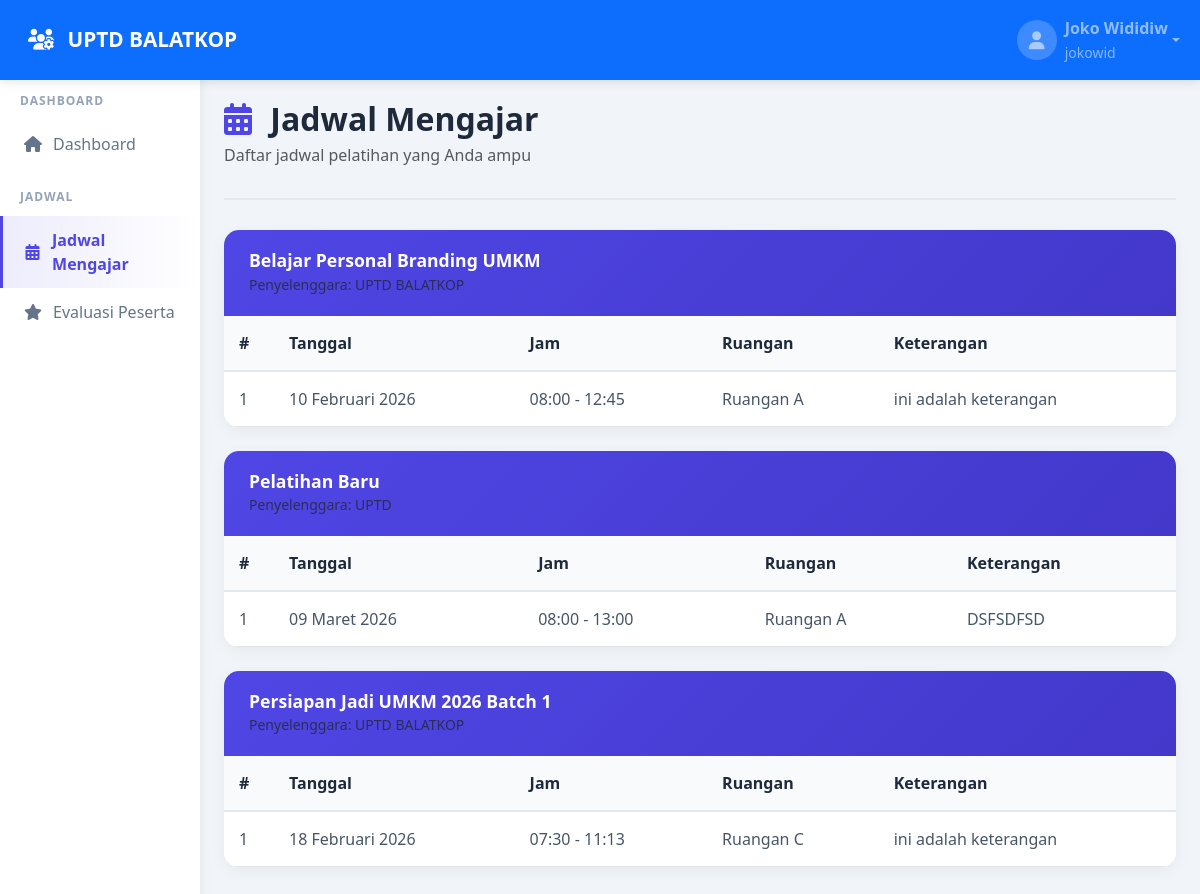
The app's page /Instruktur/jadwal.php (signed in) with its own data.
### tables this page shows
CREATE TABLE `jadwal` (
  `id` int(11) NOT NULL,
  `pelatihan_id` int(11) NOT NULL,
  `tanggal` date NOT NULL,
  `jam_mulai` time NOT NULL,
  `jam_selesai` time NOT NULL,
  `ruangan_id` int(11) NOT NULL,
  `lokasi` varchar(150) NOT NULL,
  `keterangan` text DEFAULT NULL,
  `created_at` timestamp NULL DEFAULT current_timestamp(),
  `updated_at` timestamp NULL DEFAULT current_timestamp() ON UPDATE current_timestamp()
);

CREATE TABLE `pelatihan` (
  `id` int(11) NOT NULL,
  `nama_pelatihan` varchar(100) NOT NULL,
  `penyelenggara` varchar(100) DEFAULT NULL,
  `kuota` int(11) DEFAULT NULL,
  `created_at` timestamp NULL DEFAULT current_timestamp(),
  `instruktur_id` int(11) DEFAULT NULL
);

CREATE TABLE `ruangan` (
  `id` int(11) NOT NULL,
  `nama_ruangan` varchar(100) NOT NULL,
  `kapasitas` int(11) NOT NULL,
  `keterangan` text DEFAULT NULL,
  `created_at` timestamp NULL DEFAULT current_timestamp()
);

### config.php (called while the page is built, shortened)
<?php
function format_tanggal($date) {
    $bulan = [
        1 => 'Januari', 'Februari', 'Maret', 'April', 'Mei', 'Juni',
        'Juli', 'Agustus', 'September', 'Oktober', 'November', 'Desember'
    ];
    $timestamp = strtotime($date);
    $d = date('d', $timestamp);
    $m = date('n', $timestamp);
    $y = date('Y', $timestamp);
    return $d . ' ' . $bulan[$m] . ' ' . $y;
}
?>

### Instruktur/jadwal.php (the view, shortened to what this page needs)
<?php
require_once '../config.php';
$conn = getConnection();
$instruktur_id = (int) $_SESSION['user_id'];
$pelatihanData = [];
$stmt = $conn->prepare("
    SELECT
        pl.id AS pelatihan_id,
        pl.nama_pelatihan,
        pl.penyelenggara,
        j.tanggal,
        j.jam_mulai,
        j.jam_selesai,
        r.nama_ruangan AS lokasi,
        j.keterangan
    FROM pelatihan pl
    LEFT JOIN jadwal j ON j.pelatihan_id = pl.id
    LEFT JOIN ruangan r ON j.ruangan_id = r.id
    WHERE pl.instruktur_id = ?
    ORDER BY pl.nama_pelatihan, j.tanggal ASC, j.jam_mulai ASC
");
$stmt->bind_param("i", $instruktur_id);
$stmt->execute();
$result = $stmt->get_result();
while ($row = $result->fetch_assoc()) {
    $pid = $row['pelatihan_id'];
    if (!isset($pelatihanData[$pid])) {
        $pelatihanData[$pid] = [
            'nama_pelatihan' => $row['nama_pelatihan'],
            'penyelenggara'  => $row['penyelenggara'],
            'jadwal'         => []
        ];
    }
    if ($row['tanggal']) {
        $pelatihanData[$pid]['jadwal'][] = $row;
    }
}
?>
<!DOCTYPE html>
<html lang="id">
<head>
    <link href="https://cdn.jsdelivr.net/npm/bootstrap@5.3.0/dist/css/bootstrap.min.css" rel="stylesheet">
    <link rel="stylesheet" href="https://cdnjs.cloudflare.com/ajax/libs/font-awesome/6.4.0/css/all.min.css">
    <link rel="stylesheet" href="../assets/css/style.css">
</head>
<body>
<?php include '../includes/navbar.php'; ?>
<div class="container-fluid">
    <div class="row">
        <?php include '../includes/sidebar.php'; ?>
        <main class="col-md-9 ms-sm-auto col-lg-10 px-md-4 main-content">
            <div class="page-header">
                <h1><i class="fas fa-calendar-alt"></i> Jadwal Mengajar</h1>
                <p class="text-muted">Daftar jadwal pelatihan yang Anda ampu</p>
            </div>
            <?php if (empty($pelatihanData)): ?>
                <div class="alert alert-info">
                    <i class="fas fa-info-circle"></i>
                    Anda belum memiliki jadwal pelatihan
                </div>
            <?php else: ?>
                <?php foreach ($pelatihanData as $pelatihan): ?>
                    <div class="content-card mb-4">
                        <div class="card-header">
                            <h5 class="mb-0">
                                <?php echo htmlspecialchars($pelatihan['nama_pelatihan']); ?>
                            </h5>
                            <small class="text-muted">
                                Penyelenggara: <?php echo htmlspecialchars($pelatihan['penyelenggara'] ?: '-'); ?>
                            </small>
                        </div>
                        <div class="table-responsive">
                            <table class="table table-hover mb-0">
                                <thead>
                                    <tr>
                                        <th width="50">#</th>
                                        <th>Tanggal</th>
                                        <th>Jam</th>
                                        <th>Ruangan</th>
                                        <th>Keterangan</th>
                                    </tr>
                                </thead>
                                <tbody>
                                    <?php if (!empty($pelatihan['jadwal'])): ?>
                                        <?php $no = 1; ?>
                                        <?php foreach ($pelatihan['jadwal'] as $j): ?>
                                            <tr>
                                                <td><?= $no++; ?></td>
                                                <td><?= format_tanggal($j['tanggal']); ?></td>
                                                <td>
                                                    <?= substr($j['jam_mulai'], 0, 5); ?> -
                                                    <?= substr($j['jam_selesai'], 0, 5); ?>
                                                </td>
                                                <td><?= htmlspecialchars($j['lokasi']); ?></td>
                                                <td><?= htmlspecialchars($j['keterangan'] ?: '-'); ?></td>
                                            </tr>
                                        <?php endforeach; ?>
                                    <?php endif; ?>
                                </tbody>
                            </table>
                        </div>
                    </div>
                <?php endforeach; ?>
            <?php endif; ?>
        </main>
    </div>
</div>
</body>
</html>

### assets/css/style.css (style rules this page uses)
:root { --primary: #4f46e5; --primary-dark: #4338ca; --secondary: #06b6d4; --success: #10b981; --danger: #ef4444; --warning: #f59e0b; --info: #3b82f6; --dark: #1e293b; --light: #f8fafc; --sidebar-width: 250px; }
* { margin: 0; padding: 0; box-sizing: border-box; }
body { font-family: 'Segoe UI', Tahoma, Geneva, Verdana, sans-serif; background-color: #f1f5f9; overflow-x: hidden; }
.main-content { margin-top: 20px; padding-bottom: 40px; }
.page-header { margin-bottom: 30px; padding-bottom: 15px; border-bottom: 2px solid #e2e8f0; }
.page-header h1 { font-size: 2rem; font-weight: 700; color: var(--dark); margin-bottom: 5px; }
.page-header h1 i { color: var(--primary); margin-right: 10px; }
.content-card { background: white; border-radius: 15px; box-shadow: 0 4px 15px rgba(0,0,0,0.05); margin-bottom: 30px; overflow: hidden; animation: fadeInUp 0.6s ease-out; }
.content-card .card-header { background: linear-gradient(135deg, var(--primary) 0%, var(--primary-dark) 100%); color: white; padding: 20px 25px; border: none; }
.content-card .card-header h5 { margin: 0; font-weight: 600; font-size: 1.1rem; }
.table { margin-bottom: 0; }
.table thead th { background: #f8fafc; color: var(--dark); font-weight: 600; border-bottom: 2px solid #e2e8f0; padding: 15px; }
.table tbody td { padding: 15px; vertical-align: middle; color: #475569; }
.table-hover tbody tr { transition: all 0.3s; }

### records on screen
jadwal: pelatihan.nama_pelatihan "Belajar Personal Branding UMKM", pelatihan.penyelenggara "UPTD BALATKOP", tanggal "10 Februari 2026", jam_mulai "08:00", jam_selesai "12:45", ruangan.nama_ruangan "Ruangan A", keterangan "ini adalah keterangan"
jadwal: pelatihan.nama_pelatihan "Pelatihan Baru", pelatihan.penyelenggara "UPTD", tanggal "09 Maret 2026", jam_mulai "08:00", jam_selesai "13:00", ruangan.nama_ruangan "Ruangan A", keterangan "DSFSDFSD"
jadwal: pelatihan.nama_pelatihan "Persiapan Jadi UMKM 2026 Batch 1", pelatihan.penyelenggara "UPTD BALATKOP", tanggal "18 Februari 2026", jam_mulai "07:30", jam_selesai "11:13", ruangan.nama_ruangan "Ruangan C", keterangan "ini adalah keterangan"

### other values on screen
APP_NAME "UPTD BALATKOP"
$_SESSION['nama_lengkap'] "Joko Wididiw"
$_SESSION['username'] "jokowid"
